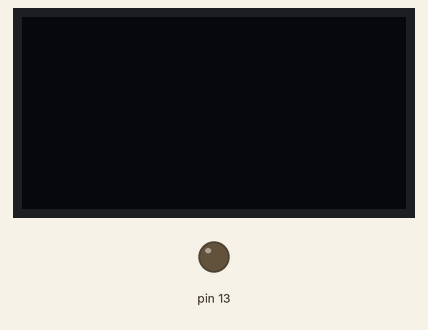
Simulated run of this program. Board: Arduino Uno, built with avr-gcc and run on an emulated ATmega328P. Parts: 128×64 one-colour display, output pins drawn as LEDs (lit = HIGH). The OLED is the two-colour kind (top 16 rows yellow).

Above: at 0.1 s.
At 12.1 s:
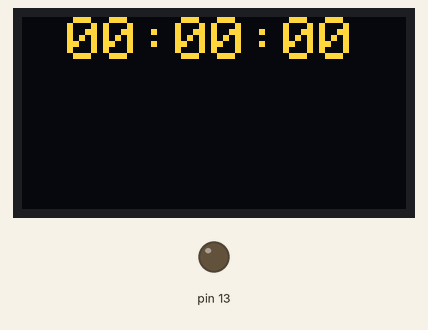
At 13.1 s:
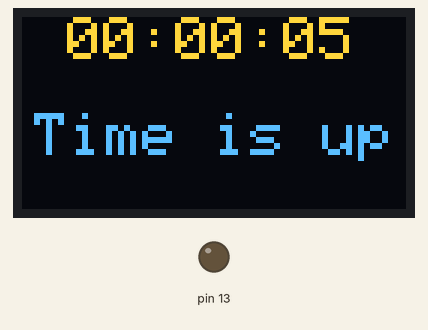
At 18.1 s:
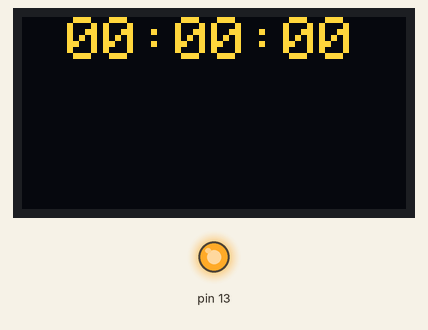
Timing chart, 0 to 36.6 s (numbered marks = the images above):
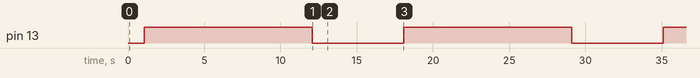

Measured:
- by itself, pin 13: alternates HIGH for 11.0 s and LOW for 6.0 s
- by itself, everything shown: repeats every 17.0 s, in 24 steps
- what the display in image 1 shows lasts 1.0 s, from 12.1 s to 13.1 s

The program:

main.cpp
```cpp
#include <Arduino.h>
#include <Adafruit_SSD1306.h>
#include <Adafruit_GFX.h>
#include "time.hpp"

#define DELAY_PRINT_TIME 1000
#define TIME_ONE_CYCLES_WORK_POMODORO "00:00:10"
#define TIME_ONE_CYCLES_SHORT_PAUSE_POMODORO "00:00:05"
#define TIME_ONE_CYCLES_LONG_PAUSE_POMODORO "00:00:07"

#define SSD1306_ADDRESS 0x3C
#define SSD1306_WIDTH 128
#define SSD1306_HEIGHT 64

using SSD1306 = Adafruit_SSD1306;

SSD1306 display(SSD1306_WIDTH, SSD1306_HEIGHT);
Time time;

void time_setup_one_cycle_work_pomodoro() {
    time.set_time(TIME_ONE_CYCLES_WORK_POMODORO);
}

void time_setup_one_cycle_short_pause_pomodoro() {
    time.set_time(TIME_ONE_CYCLES_SHORT_PAUSE_POMODORO);
}

void time_setup_one_cycle_long_pause_pomodoro() {
    time.set_time(TIME_ONE_CYCLES_LONG_PAUSE_POMODORO);
}

void display_setup() {
    display.begin(SSD1306_SWITCHCAPVCC, SSD1306_ADDRESS);
    display.clearDisplay();
    display.setTextColor(WHITE);
    display.setTextSize(2);
}

void setup() {
    pinMode(13, OUTPUT);
    display_setup();
}

void print_time() {
    char* time_str = time.get_time_str();
    display.clearDisplay();
    display.setCursor(15, 0);
    display.print(time_str);
    display.display();
}

void loop() {
    static uint8_t count_working_cycles_pomodoro = 0;
    static bool is_working = false;
    static uint64_t milliseconds = millis();
    if (millis() - milliseconds > DELAY_PRINT_TIME) {
        milliseconds = millis();
        print_time();
        if (time != "00:00:00") {
            --time;
            if (!is_working) {
                display.setCursor(4, 32);
                display.print("Time is up");
                display.display();
            }
        } else {
            if (is_working) {
                if (count_working_cycles_pomodoro < 3) {
                    time_setup_one_cycle_short_pause_pomodoro();
                } else {
                    time_setup_one_cycle_long_pause_pomodoro();
                }
                count_working_cycles_pomodoro = (count_working_cycles_pomodoro + 1) % 4;
            } else {
                time_setup_one_cycle_work_pomodoro();
            }

            is_working = !is_working;
            digitalWrite(13, is_working);
        }
    }
}
```
